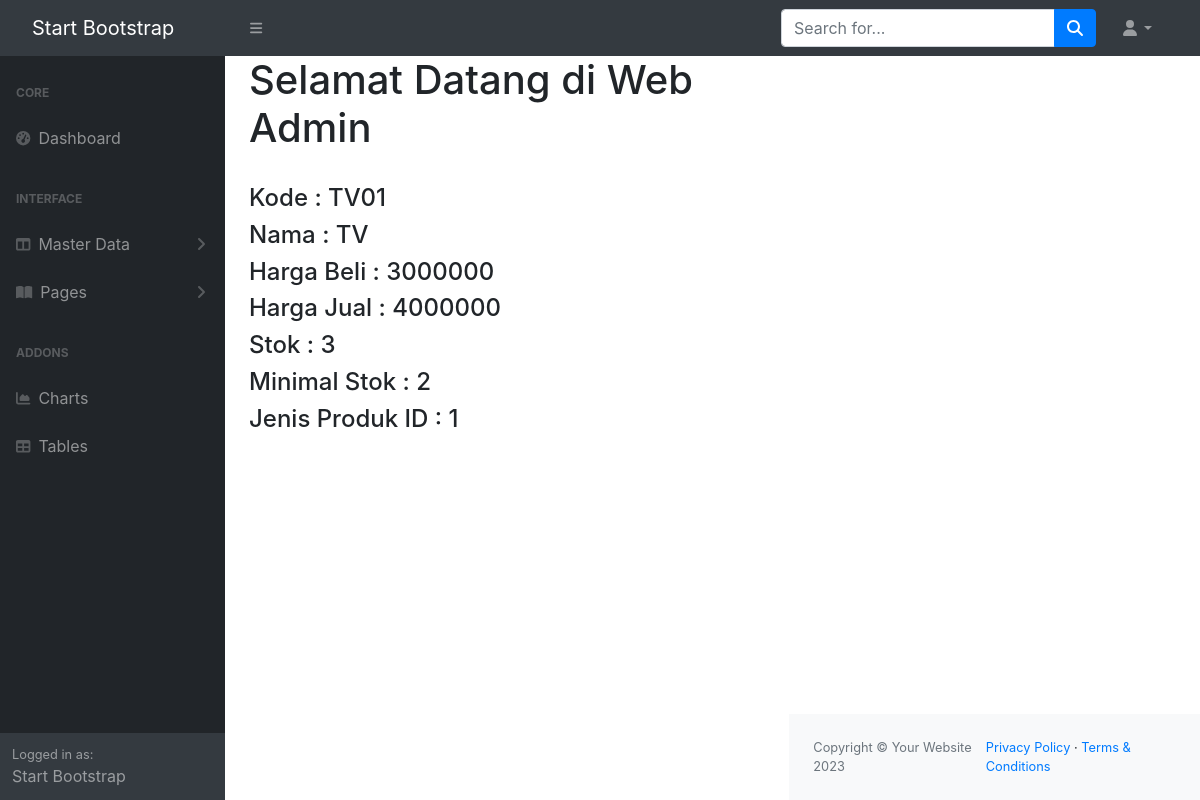
/admin/index.php?url=product_detail&id=1, run on the app's committed database.
### tables this page shows
CREATE TABLE `produk` (
  `id` int(11) NOT NULL,
  `kode` varchar(10) DEFAULT NULL,
  `nama` varchar(45) NOT NULL,
  `harga_beli` double DEFAULT NULL,
  `harga_jual` double DEFAULT NULL,
  `stok` int(11) DEFAULT NULL,
  `min_stok` int(11) DEFAULT NULL,
  `jenis_produk_id` int(11) NOT NULL
);

### admin/models/Produk.php (called while the page is built, shortened)
<?php
class Produk {
 private $koneksi;
 public function __construct(){
    global $dbh;
    $this->koneksi = $dbh;
}
public function getProduk($id){
    $sql = "SELECT produk.*, jenis_produk.nama as Kategori FROM produk INNER JOIN
    jenis_produk ON jenis_produk.id = produk.jenis_produk_id WHERE produk.id = ?";
    $ps = $this->koneksi->prepare($sql);
    $ps->execute([$id]);
    $rs = $ps->fetch();
    return $rs;
}
}
?>

### admin/product_detail.php (the view)
<?php
$id = $_REQUEST['id'];
$model = new Produk();
$produk = $model->getProduk($id);
?>
<div>
    <br>
    <h4>Kode : <?= $produk['kode'] ?></h4>
    <h4>Nama : <?= $produk['nama'] ?></h4>
    <h4>Harga Beli : <?= $produk['harga_beli'] ?></h4>
    <h4>Harga Jual : <?= $produk['harga_jual'] ?></h4>
    <h4>Stok : <?= $produk['stok'] ?></h4>
    <h4>Minimal Stok : <?= $produk['min_stok'] ?></h4>
    <h4>Jenis Produk ID : <?= $produk['jenis_produk_id'] ?></h4>
</div>

### data on the page
produk: kode "TV01", nama "TV", harga_beli "3000000", harga_jual "4000000", stok "3", min_stok "2", jenis_produk "1"
